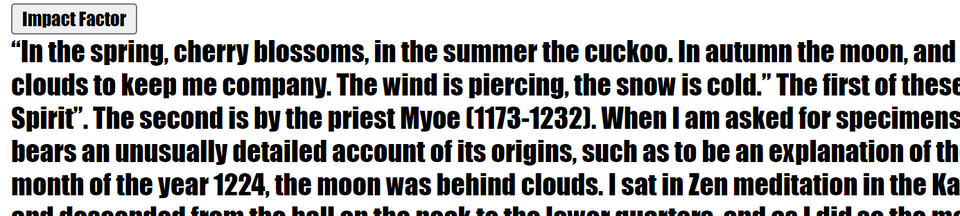
#> input picture assets/1.png, 960 x 216 px, found by its file name
$ python test.py
#> lines starting #> are read from the running program, lines starting #| are printed output that depends on the picture
from matplotlib import pyplot as plt
import cv2 as cv2
import numpy as np

img = cv2.imread("1.png")
#> img is the input picture: shape (216, 960, 3); mean B, G, R 178.6, 178.6, 178.7
img = cv2.resize(img,(64,64))
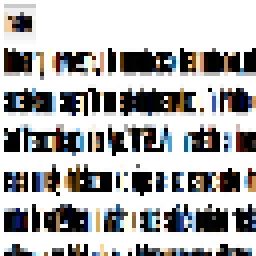
#> img: shape (64, 64, 3) (shown 4 times larger); mean B, G, R 177.3, 177.3, 177.7

print(img)
#> (printed output is left out)
r = img[:,:,2]
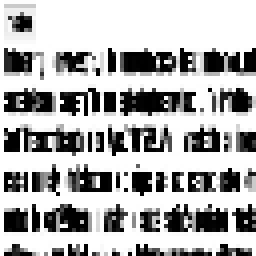
#> r: shape (64, 64) (shown 4 times larger); min 0, max 255, mean 177.7
g = img[:,:,1]
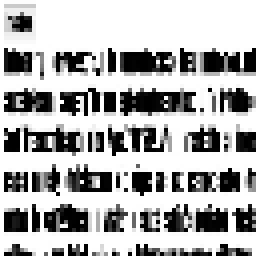
#> g: shape (64, 64) (shown 4 times larger); min 0, max 255, mean 177.3
b = img[:,:,0]
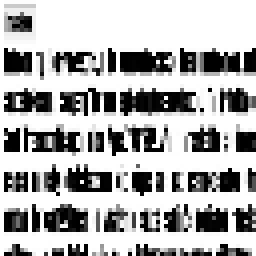
#> b: shape (64, 64) (shown 4 times larger); min 0, max 255, mean 177.3

rgb = np.dstack((r, g, b))
rgb_flat = rgb.reshape((rgb.shape[0]*rgb.shape[1], 3))
def rgb_to_hex(rgb):
    return '#{:02x}{:02x}{:02x}'.format(*rgb)
cCodes = np.apply_along_axis(rgb_to_hex, 1, rgb_flat)

# print(cCodes)
fig = plt.figure()
ax = fig.add_subplot(1, 1, 1, projection='3d')
ax.scatter(b, g, r, c=cCodes,alpha=1)
plt.show()
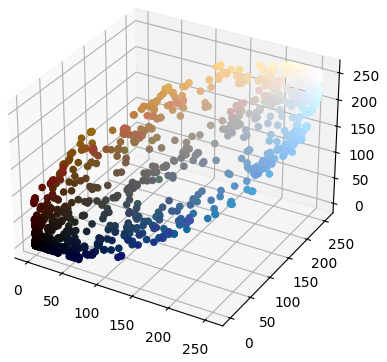
#> figure drawn by matplotlib, 1 panel

$ run again, with assets/11.png copied over assets/1.png
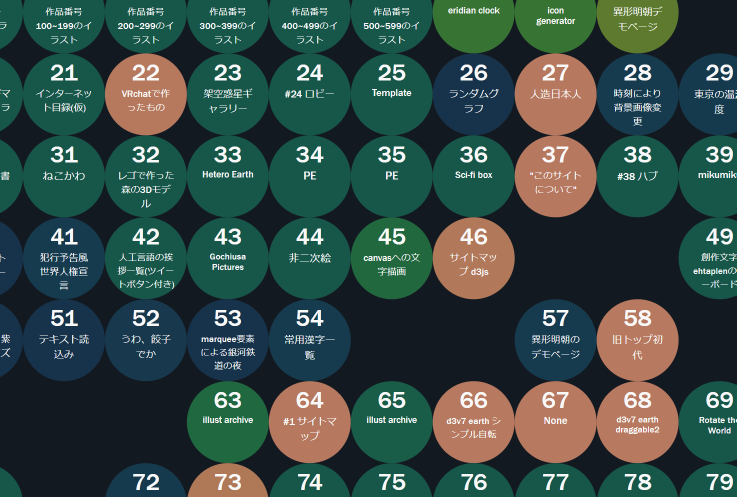
#> input picture assets/11.png, 1473 x 994 px, found by its file name (shown at 1/2 size)
#> img is the input picture: shape (994, 1473, 3); mean B, G, R 70.9, 76.2, 54
#> img: shape (64, 64, 3)
#> (printed output is left out)
#> `b = img[:,:,0]`:
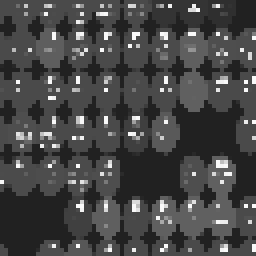
#> b: shape (64, 64) (shown 4 times larger); min 33, max 249, mean 70.4
#> `plt.show()`:
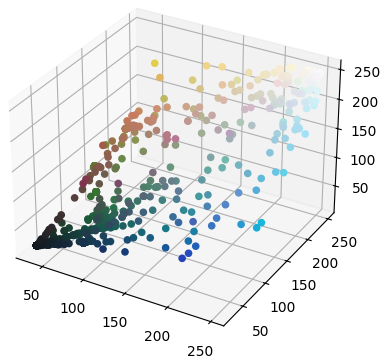
#> figure drawn by matplotlib, 1 panel

$ run again, with assets/12.png copied over assets/1.png
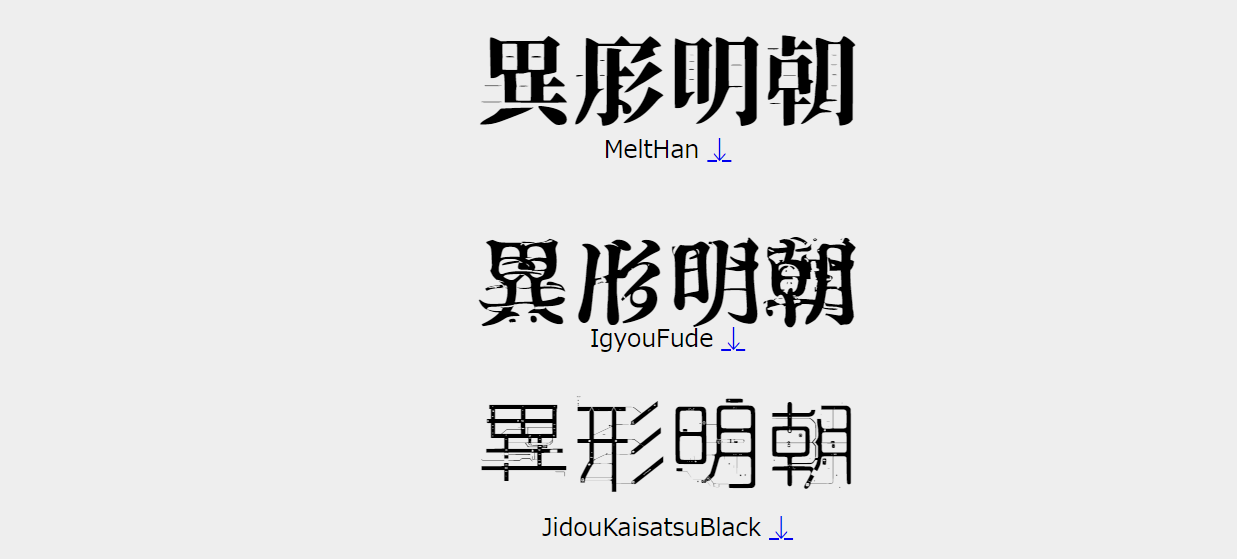
#> input picture assets/12.png, 1237 x 559 px, found by its file name
#> img is the input picture: shape (559, 1237, 3); mean B, G, R 225.3, 225.2, 225.2
#> `img = cv2.resize(img,(64,64))`:
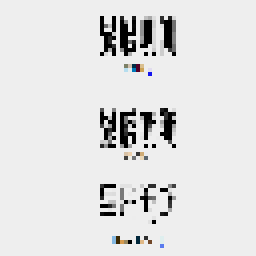
#> img: shape (64, 64, 3) (shown 4 times larger); mean B, G, R 224.3, 224.3, 224.3
#> (printed output is left out)
#> `plt.show()`:
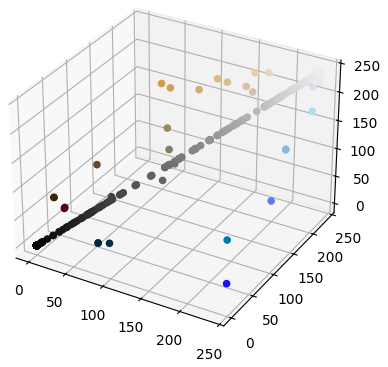
#> figure drawn by matplotlib, 1 panel
